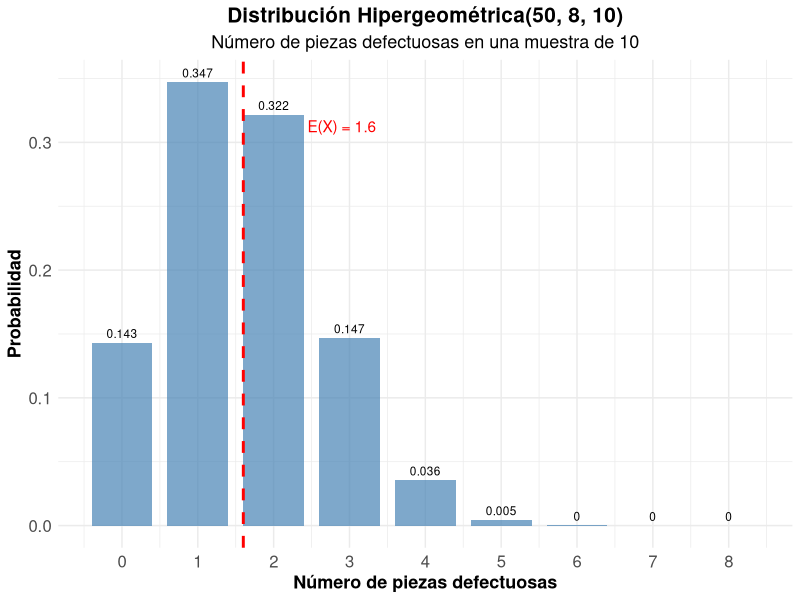
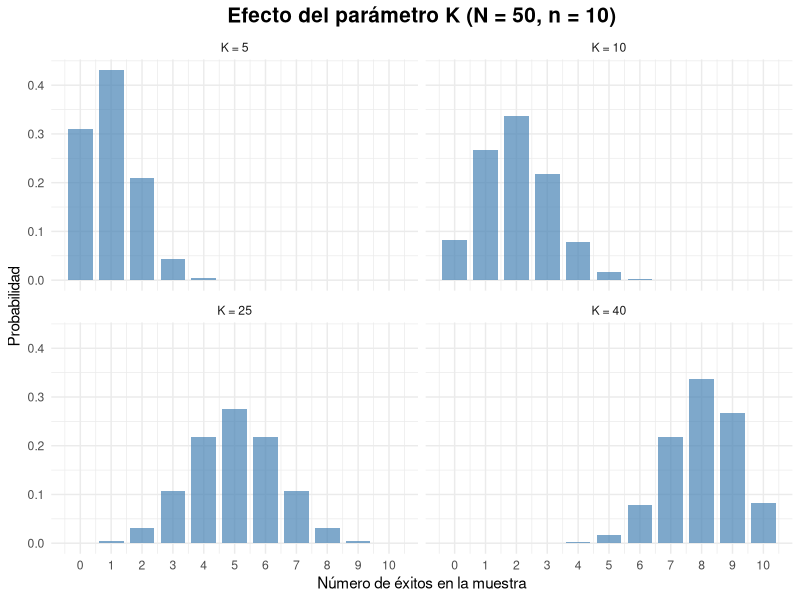
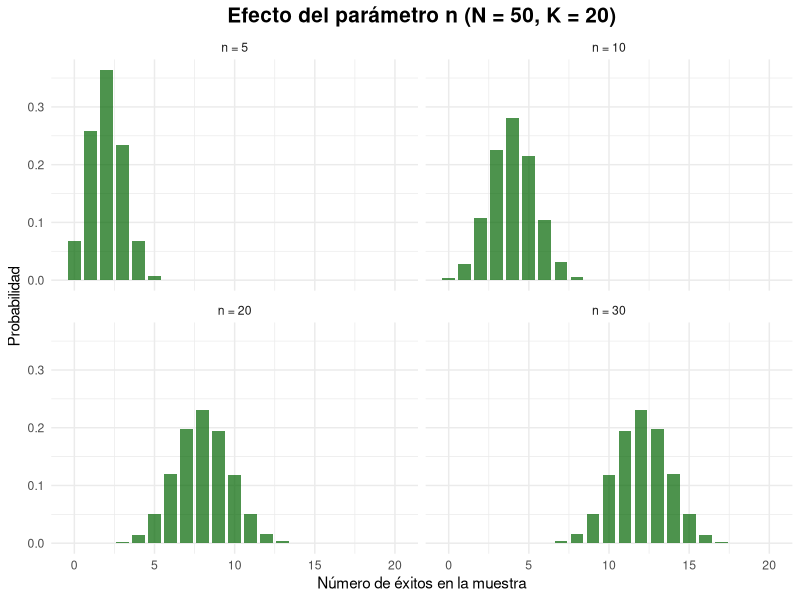
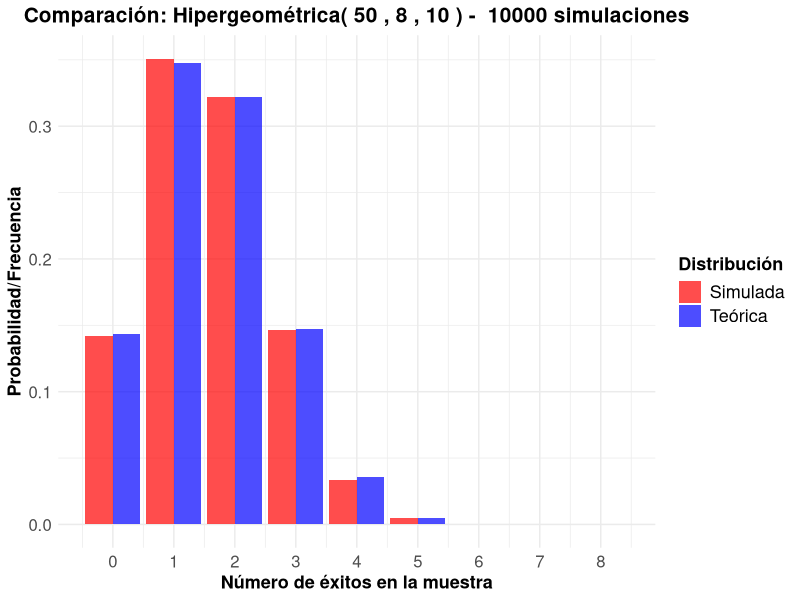
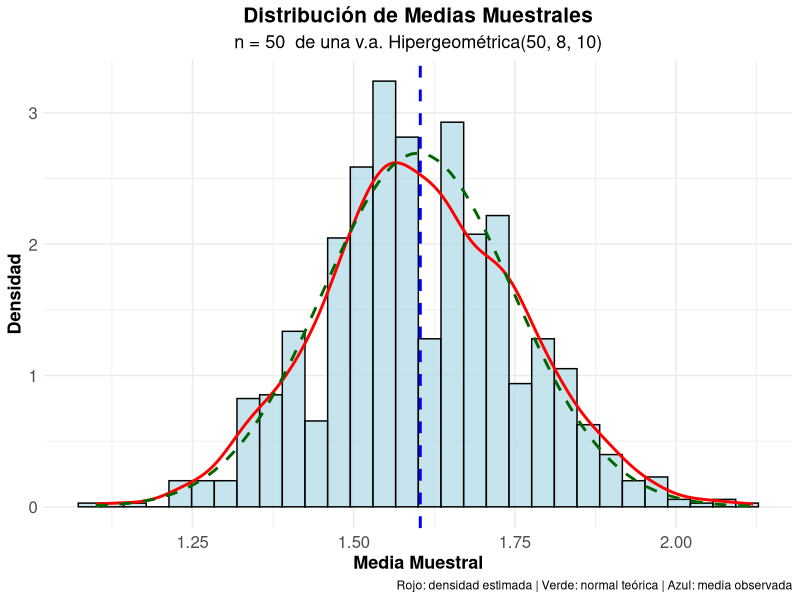

These charts were generated, in order, by the following R code:
## ---- chunk 1
#| label: setup
#| include: false

library(tidyverse)
library(kableExtra)
library(gridExtra)
## ---- chunk 2
#| label: ejemplo-lote
#| code-fold: true

# Parámetros
N_pob <- 50     # tamaño de la población
K_exi <- 8      # éxitos (piezas defectuosas) en la población
n_ext <- 10     # tamaño de la muestra

# Soporte de la variable
x_vals <- max(0, n_ext - (N_pob - K_exi)):min(n_ext, K_exi)

# Función de probabilidad y de distribución
# dhyper(x, m = K, n = N - K, k = n)
prob_hiper <- dhyper(x_vals, m = K_exi, n = N_pob - K_exi, k = n_ext)

lote_data <- data.frame(
  x = x_vals,
  Probabilidad = prob_hiper,
  Prob_Acumulada = phyper(x_vals, m = K_exi, n = N_pob - K_exi, k = n_ext)
)

kable(lote_data,
      caption = "Distribución Hipergeométrica(50, 8, 10) - Piezas defectuosas en la muestra",
      digits = 4,
      col.names = c("x", "P(X = x)", "P(X ≤ x)")) %>%
  kable_styling(bootstrap_options = "striped")

# Verificación con la fórmula
x_ej <- 2
prob_formula <- choose(K_exi, x_ej) * choose(N_pob - K_exi, n_ext - x_ej) / choose(N_pob, n_ext)
cat("\nP(X = 2) con la fórmula:", round(prob_formula, 6), "\n")
cat("P(X = 2) con dhyper:    ", round(dhyper(2, K_exi, N_pob - K_exi, n_ext), 6), "\n")
## ---- chunk 3
#| label: parametros-lote
#| code-fold: true

# Media
media_lote <- n_ext * K_exi / N_pob
cat("Media:", media_lote, "\n")

# Varianza
varianza_lote <- n_ext * (K_exi / N_pob) * (1 - K_exi / N_pob) * (N_pob - n_ext) / (N_pob - 1)
cat("Varianza:", round(varianza_lote, 4), "\n")

# Desviación estándar
desv_std_lote <- sqrt(varianza_lote)
cat("Desviación estándar:", round(desv_std_lote, 4), "\n\n")

# Probabilidades de interés
cat("P(ninguna defectuosa) = P(X = 0):", round(dhyper(0, K_exi, N_pob - K_exi, n_ext), 4), "\n")
cat("P(al menos una defectuosa) = P(X >= 1):", round(1 - phyper(0, K_exi, N_pob - K_exi, n_ext), 4), "\n")
cat("P(más de dos defectuosas) = P(X > 2):", round(1 - phyper(2, K_exi, N_pob - K_exi, n_ext), 4), "\n")
## ---- chunk 4
#| label: grafico-lote
#| code-fold: true
#| fig-align: center
#| fig-cap: "Función de probabilidad Hipergeométrica(50, 8, 10)"

ggplot(lote_data, aes(x = x, y = Probabilidad)) +
  geom_col(fill = "steelblue", alpha = 0.7, width = 0.8) +
  geom_text(aes(label = round(Probabilidad, 3)), vjust = -0.5, size = 3) +
  geom_vline(xintercept = media_lote, color = "red", linetype = "dashed", linewidth = 1) +
  annotate("text", x = media_lote + 1.3, y = max(prob_hiper) * 0.9,
           label = paste("E(X) =", media_lote), color = "red") +
  scale_x_continuous(breaks = x_vals) +
  labs(title = "Distribución Hipergeométrica(50, 8, 10)",
       subtitle = "Número de piezas defectuosas en una muestra de 10",
       x = "Número de piezas defectuosas",
       y = "Probabilidad") +
  theme_minimal() +
  theme(
    legend.title = element_text(size=13, face="bold"),
    legend.text = element_text(size=13),
    plot.title = element_text(size=15, face="bold", hjust = 0.5),
    plot.subtitle = element_text(size=13, hjust = 0.5),
    axis.text.x=element_text(size=12),
    axis.text.y=element_text(size=12),
    axis.title.x = element_text(face="bold", size=13),
    axis.title.y = element_text(face="bold", size=13)
  )
## ---- chunk 5
#| label: efecto-K
#| code-fold: true
#| fig-align: center
#| fig-cap: "Efecto del parámetro K en la distribución hipergeométrica (N = 50, n = 10)"

N_fijo <- 50
n_fijo <- 10
K_valores <- c(5, 10, 25, 40)

# Data frame con las funciones de probabilidad
datos_K <- do.call(rbind, lapply(K_valores, function(K) {
  x <- max(0, n_fijo - (N_fijo - K)):min(n_fijo, K)
  data.frame(
    x = x,
    probabilidad = dhyper(x, m = K, n = N_fijo - K, k = n_fijo),
    K_label = paste("K =", K)
  )
}))
datos_K$K_label <- factor(datos_K$K_label, levels = paste("K =", K_valores))

# Tabla de parámetros
parametros_K <- data.frame(
  K = K_valores,
  Media = n_fijo * K_valores / N_fijo,
  Varianza = n_fijo * (K_valores / N_fijo) * (1 - K_valores / N_fijo) * (N_fijo - n_fijo) / (N_fijo - 1)
)
parametros_K$Desv_Std <- sqrt(parametros_K$Varianza)

kable(parametros_K,
      caption = "Parámetros estadísticos para diferentes valores de K (N = 50, n = 10)",
      digits = 4,
      col.names = c("K", "Media", "Varianza", "Desv. Std")) |>
  kable_styling(bootstrap_options = "striped")

ggplot(datos_K, aes(x = x, y = probabilidad)) +
  geom_col(fill = "steelblue", alpha = 0.7, width = 0.8) +
  facet_wrap(~K_label) +
  scale_x_continuous(breaks = 0:10) +
  labs(title = "Efecto del parámetro K (N = 50, n = 10)",
       x = "Número de éxitos en la muestra",
       y = "Probabilidad") +
  theme_minimal() +
  theme(plot.title = element_text(size=15, face="bold", hjust = 0.5))
## ---- chunk 6
#| label: efecto-n
#| code-fold: true
#| fig-align: center
#| fig-cap: "Efecto del parámetro n en la distribución hipergeométrica (N = 50, K = 20)"

K_fijo <- 20
n_valores <- c(5, 10, 20, 30)

# Data frame con las funciones de probabilidad
datos_n <- do.call(rbind, lapply(n_valores, function(n_m) {
  x <- max(0, n_m - (N_fijo - K_fijo)):min(n_m, K_fijo)
  data.frame(
    x = x,
    probabilidad = dhyper(x, m = K_fijo, n = N_fijo - K_fijo, k = n_m),
    n_label = paste("n =", n_m)
  )
}))
datos_n$n_label <- factor(datos_n$n_label, levels = paste("n =", n_valores))

# Tabla de parámetros
parametros_n <- data.frame(
  n = n_valores,
  Media = n_valores * K_fijo / N_fijo,
  Varianza = n_valores * (K_fijo / N_fijo) * (1 - K_fijo / N_fijo) * (N_fijo - n_valores) / (N_fijo - 1)
)
parametros_n$Desv_Std <- sqrt(parametros_n$Varianza)

kable(parametros_n,
      caption = "Parámetros estadísticos para diferentes valores de n (N = 50, K = 20)",
      digits = 4,
      col.names = c("n", "Media", "Varianza", "Desv. Std")) |>
  kable_styling(bootstrap_options = "striped")

ggplot(datos_n, aes(x = x, y = probabilidad)) +
  geom_col(fill = "darkgreen", alpha = 0.7, width = 0.8) +
  facet_wrap(~n_label) +
  labs(title = "Efecto del parámetro n (N = 50, K = 20)",
       x = "Número de éxitos en la muestra",
       y = "Probabilidad") +
  theme_minimal() +
  theme(plot.title = element_text(size=15, face="bold", hjust = 0.5))
## ---- chunk 7
#| label: simulacion-hiper
#| code-fold: true

# Simulación de valores: rhyper(nn, m = K, n = N - K, k = n)
n_sim <- 10000
set.seed(2042)
valores_simulados <- rhyper(n_sim, m = K_exi, n = N_pob - K_exi, k = n_ext)

# Estadísticas observadas
media_obs <- mean(valores_simulados)
var_obs <- var(valores_simulados)
desv_obs <- sd(valores_simulados)

# Valores teóricos
media_teo <- n_ext * K_exi / N_pob
var_teo <- n_ext * (K_exi / N_pob) * (1 - K_exi / N_pob) * (N_pob - n_ext) / (N_pob - 1)
desv_teo <- sqrt(var_teo)

comparacion_stats <- data.frame(
  Estadística = c("Media", "Varianza", "Desv. Estándar"),
  Teórica = c(media_teo, var_teo, desv_teo),
  Simulada = c(media_obs, var_obs, desv_obs),
  Diferencia = c(abs(media_teo - media_obs),
                 abs(var_teo - var_obs),
                 abs(desv_teo - desv_obs))
)

kable(comparacion_stats, digits = 4,
      caption = paste("Comparación teórica vs simulada (N =", N_pob, ", K =", K_exi, ", n =", n_ext, ")")) |>
  kable_styling(bootstrap_options = "striped")

# Comparar distribuciones
freq_obs <- table(factor(valores_simulados, levels = x_vals)) / n_sim
comparacion_dist <- data.frame(
  x = x_vals,
  Freq_Observada = as.numeric(freq_obs),
  Prob_Teorica = dhyper(x_vals, K_exi, N_pob - K_exi, n_ext)
)
comparacion_dist$Diferencia <- abs(comparacion_dist$Freq_Observada - comparacion_dist$Prob_Teorica)

kable(comparacion_dist, digits = 4,
      caption = "Comparación frecuencias observadas vs probabilidades teóricas",
      col.names = c("x", "Freq. Observada", "Prob. Teórica", "Diferencia")) |>
  kable_styling(bootstrap_options = "striped")
## ---- chunk 8
#| label: grafico-comparacion-hiper
#| code-fold: true
#| fig-align: center
#| fig-cap: "Comparación entre distribución teórica y simulada"

comp_long <- comparacion_dist |>
  pivot_longer(cols = c("Freq_Observada", "Prob_Teorica"),
               names_to = "Tipo", values_to = "Valor") |>
  mutate(Tipo = recode(Tipo,
                       "Freq_Observada" = "Simulada",
                       "Prob_Teorica" = "Teórica"))

ggplot(comp_long, aes(x = x, y = Valor, fill = Tipo)) +
  geom_col(position = "dodge", alpha = 0.7) +
  scale_fill_manual(values = c("Teórica" = "blue", "Simulada" = "red")) +
  scale_x_continuous(breaks = x_vals) +
  labs(title = paste("Comparación: Hipergeométrica(", N_pob, ",", K_exi, ",", n_ext, ") - ", n_sim, "simulaciones"),
       x = "Número de éxitos en la muestra",
       y = "Probabilidad/Frecuencia",
       fill = "Distribución") +
  theme_minimal() +
  theme(
    legend.title = element_text(size=13, face="bold"),
    legend.text = element_text(size=13),
    plot.title = element_text(size=15, face="bold", hjust = 0.5),
    axis.text.x=element_text(size=12),
    axis.text.y=element_text(size=12),
    axis.title.x = element_text(face="bold", size=13),
    axis.title.y = element_text(face="bold", size=13)
  )
## ---- chunk 9
#| label: limite-central-hiper
#| code-fold: true
#| fig-width: 8
#| fig-height: 6
#| fig-align: "center"
#| fig-cap: "Verificación del Teorema Central del Límite"

# Parámetros del TCL
k_muestra <- 1000     # número de muestras
n_muestra <- 50       # tamaño de cada muestra

# Valores teóricos de X ~ Hipergeométrica(50, 8, 10)
mu_teo <- n_ext * K_exi / N_pob
var_x_teo <- n_ext * (K_exi / N_pob) * (1 - K_exi / N_pob) * (N_pob - n_ext) / (N_pob - 1)
var_media_teo <- var_x_teo / n_muestra

# Simular medias muestrales
set.seed(2043)
medias_muestrales <- replicate(k_muestra, {
  muestra <- rhyper(n_muestra, m = K_exi, n = N_pob - K_exi, k = n_ext)
  mean(muestra)
})

# Crear histograma
hist_data <- data.frame(Medias = medias_muestrales)

ggplot(hist_data) +
  geom_histogram(aes(x = Medias, after_stat(density)), bins = 30,
                 fill = "lightblue", alpha = 0.7, color = "black") +
  geom_density(aes(x = Medias), color = "red", linewidth = 1) +
  geom_function(fun = dnorm, args = list(mean = mu_teo, sd = sqrt(var_media_teo)),
                color = "darkgreen", linetype = "dashed", linewidth = 1) +
  geom_vline(xintercept = mean(medias_muestrales),
             color = "blue", linetype = "dashed", linewidth = 1) +
  labs(title = "Distribución de Medias Muestrales",
       subtitle = paste("n =", n_muestra, " de una v.a. Hipergeométrica(50, 8, 10)"),
       x = "Media Muestral",
       y = "Densidad",
       caption = "Rojo: densidad estimada | Verde: normal teórica | Azul: media observada") +
  theme_minimal() +
  theme(
    legend.title = element_text(size=13, face="bold"),
    legend.text = element_text(size=13),
    plot.title = element_text(size=15, face="bold", hjust = 0.5),
    plot.subtitle = element_text(size=13, hjust = 0.5),
    axis.text.x=element_text(size=12),
    axis.text.y=element_text(size=12),
    axis.title.x = element_text(face="bold", size=13),
    axis.title.y = element_text(face="bold", size=13)
  )

# Estadísticas
cat("Media teórica:", mu_teo, "\n")
cat("Media observada:", round(mean(medias_muestrales), 4), "\n")
cat("Varianza teórica de la media:", round(var_media_teo, 4), "\n")
cat("Varianza observada de la media:", round(var(medias_muestrales), 4), "\n")
